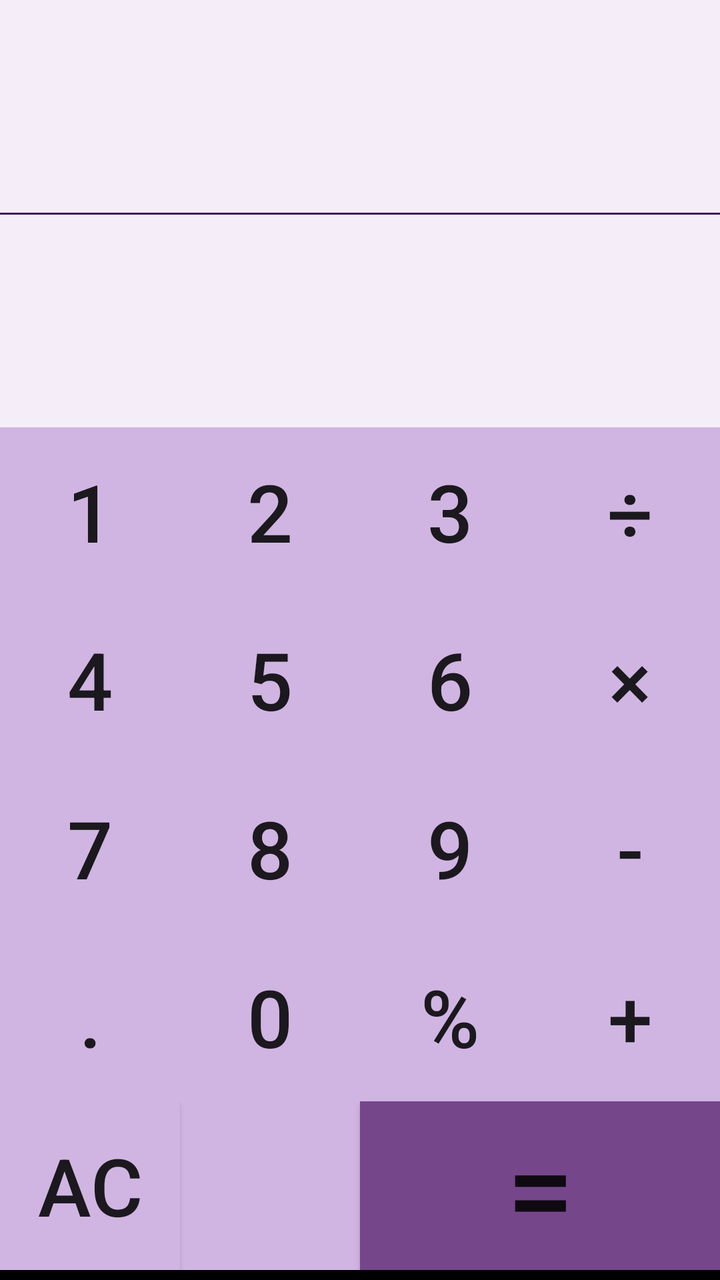
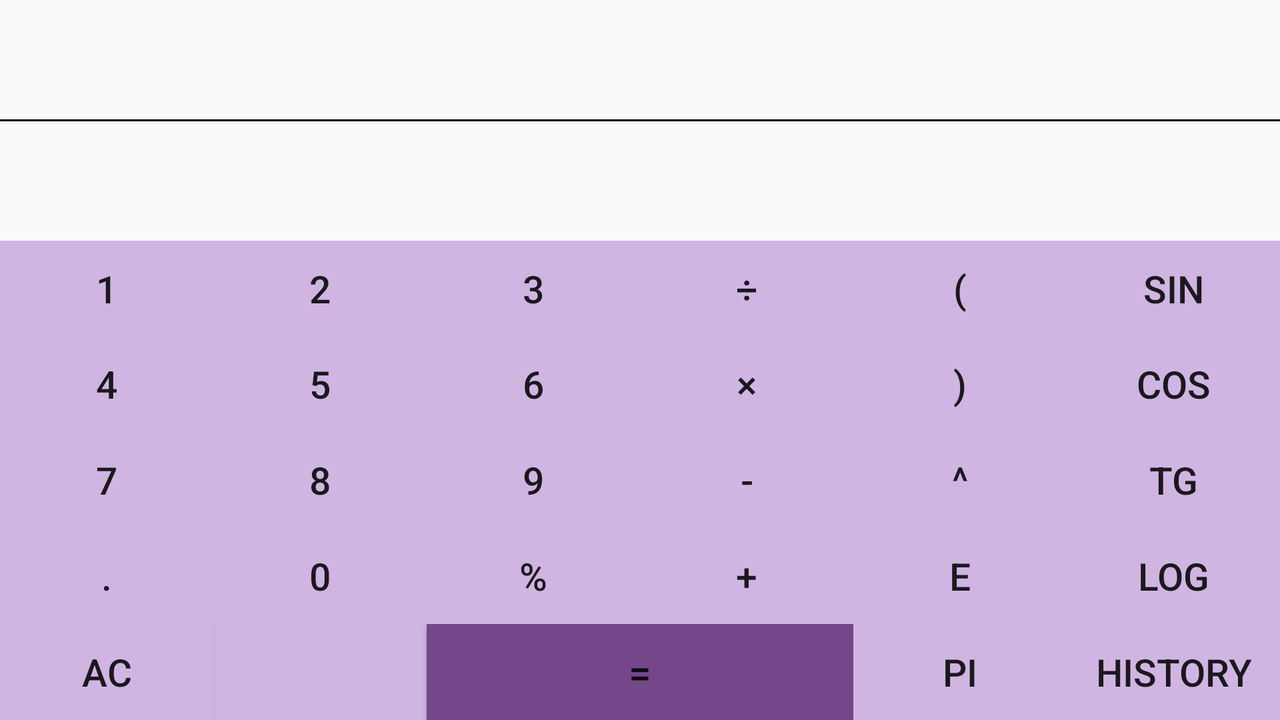

The same Android screen from two of the app's own layout files: first res/layout/ as a phone draws it, then the repository's variant for another configuration, drawn on a device whose configuration selects that folder. Both files follow.
<!-- AndroidManifest.xml: application theme AppTheme -->
<!-- res/layout/activity_main.xml -->
<?xml version="1.0" encoding="utf-8"?>
<LinearLayout
    android:layout_height="match_parent"
    android:layout_width="match_parent"
    android:orientation="vertical"
    android:background="@color/color4"
    xmlns:android="http://schemas.android.com/apk/res/android"

    >


    <LinearLayout
        android:layout_width="match_parent"
        android:layout_height="0dp"
        android:layout_weight="1">
        <TextView
            android:id="@+id/recentActions"
            android:layout_width="match_parent"
            android:layout_height="match_parent"
            android:gravity="start|center"
            android:textSize="40sp"
            android:scrollHorizontally="true"
            android:clickable="true"
            android:focusable="true"
            android:onClick="pushPrevious">

        </TextView>

    </LinearLayout>
    <TextView
        android:layout_width="match_parent"
        android:layout_height="1dp"
        android:background="@color/color1">
    </TextView>

    <LinearLayout
        android:layout_width="match_parent"
        android:layout_height="0dp"
        android:layout_weight="1"
        android:fadingEdge="horizontal"
        >

        <HorizontalScrollView
            android:layout_width="match_parent"
            android:layout_height="match_parent">

            <TextView
                android:id="@+id/answer"
                android:layout_width="match_parent"
                android:layout_height="match_parent"
                android:gravity="left|center"
                android:textSize="50sp"></TextView>
        </HorizontalScrollView>


    </LinearLayout>


    <LinearLayout
        android:layout_width="match_parent"
        android:layout_height="0dp"
        android:layout_weight="4"
        android:orientation="vertical"
        android:background="@color/colorBlack"
        >

        <LinearLayout style="@style/LinearLayoutButtons">

            <Button
                android:id="@+id/button1"
                style="@style/NumbersTheme"
                android:text="@string/one" />

            <Button
                android:id="@+id/button2"
                style="@style/NumbersTheme"
                android:text="@string/two" />

            <Button
                android:id="@+id/button3"
                style="@style/NumbersTheme"
                android:text="@string/three" />

            <Button
                android:id="@+id/buttonDev"
                style="@style/NumbersTheme"
                android:text="@string/dev" />
        </LinearLayout>
        <LinearLayout
            style="@style/LinearLayoutButtons">

            <Button
                android:id="@+id/button4"
                style="@style/NumbersTheme"
                android:text="@string/four" />

            <Button
                android:id="@+id/button5"
                style="@style/NumbersTheme"
                android:text="@string/five" />

            <Button
                android:id="@+id/button6"
                style="@style/NumbersTheme"
                android:text="@string/six" />

            <Button
                android:id="@+id/buttonMultiplication"
                style="@style/NumbersTheme"
                android:text="@string/mult" />
        </LinearLayout>
        <LinearLayout
            style="@style/LinearLayoutButtons">

            <Button
                android:id="@+id/button7"
                style="@style/NumbersTheme"
                android:text="@string/seven" />

            <Button
                android:id="@+id/button8"
                style="@style/NumbersTheme"
                android:text="@string/eight"  />

            <Button
                android:id="@+id/button9"
                style="@style/NumbersTheme"
                android:text="@string/nine"  />

            <Button
                android:id="@+id/buttonMinus"
                style="@style/NumbersTheme"
                android:text="@string/minus" />
        </LinearLayout>
        <LinearLayout
            style="@style/LinearLayoutButtons">

            <Button
                android:id="@+id/buttonDot"
                style="@style/NumbersTheme"
                android:text="@string/dot" />

            <Button
                android:id="@+id/button0"
                style="@style/NumbersTheme"
                android:text="@string/zero" />

            <Button
                android:id="@+id/buttonProcent"
                style="@style/NumbersTheme"
                android:text="@string/procent" />

            <Button
                android:id="@+id/buttonPlus"
                style="@style/NumbersTheme"
                android:text="@string/plus" />
        </LinearLayout>

        <LinearLayout
            android:layout_width="match_parent"
            android:layout_height="0dp"
            android:layout_weight="20"
            android:orientation="horizontal"
            android:layout_marginBottom="5dp">

            <Button
                android:id="@+id/buttonADel"
                style="@style/NumbersTheme"
                android:text="@string/deleteAll" />

            <ImageButton
                android:id="@+id/buttonDel"
                android:src="@drawable/ic_backspace_black_24dp"
                style="@style/NumbersTheme"
                android:text="@string/delete" />

            <Button
                android:id="@+id/buttonEqual"
                android:layout_height="match_parent"
                android:layout_width="0dp"
                android:layout_weight="2"
                android:background="@color/color6"
                android:textSize="60dp"
                android:text="@string/equal"
                android:onClick="onButtonClick"/>
        </LinearLayout>
    </LinearLayout>
</LinearLayout>
<!-- resources referenced by this layout -->
<resources>
  <color name="color1">#3d1860</color>
  <color name="color4">#f5edf7</color>
  <color name="color6">#75468a</color>
  <color name="colorBlack">#000000</color>
  <string name="delete">C</string>
  <string name="deleteAll">AC</string>
  <string name="dev">÷</string>
  <string name="dot">.</string>
  <string name="eight">8</string>
  <string name="equal">=</string>
  <string name="five">5</string>
  <string name="four">4</string>
  <string name="minus">-</string>
  <string name="mult">×</string>
  <string name="nine">9</string>
  <string name="one">1</string>
  <string name="plus">+</string>
  <string name="procent">%</string>
  <string name="seven">7</string>
  <string name="six">6</string>
  <string name="three">3</string>
  <string name="two">2</string>
  <string name="zero">0</string>
  <style name="LinearLayoutButtons">
          <item name="android:layout_width">match_parent</item>
          <item name="android:layout_height">0dp</item>
          <item name="android:layout_weight">20</item>
          <item name="android:orientation">horizontal</item>
      </style>
  <style name="NumbersTheme" parent="TextAppearance.AppCompat.Button">
          <item name="android:layout_weight">1</item>
          <item name="android:layout_width">0dp</item>
          <item name="android:layout_height">match_parent</item>
          <item name="android:background">@color/color3</item>
          <item name="android:textSize">40dp</item>
          <item name="android:gravity">center</item>
      </style>
  <style name="AppTheme" parent="Theme.AppCompat.Light.DarkActionBar">
          
          <item name="colorPrimary">@color/color1</item>
          <item name="colorPrimaryDark">@color/color2</item>
          <item name="colorAccent">@color/color3</item>
      </style>
  <color name="color3">#D0B5E2</color>
  <color name="color2">#643579</color>
</resources>
<!-- res/layout-land/activity_main.xml (the repository's variant of the layout above) -->
<!-- drawn on the phone turned sideways -->
<?xml version="1.0" encoding="utf-8"?>
<LinearLayout android:layout_height="match_parent"
    android:layout_width="match_parent"
    android:orientation="vertical"
    xmlns:android="http://schemas.android.com/apk/res/android">


    <LinearLayout
        android:layout_width="match_parent"
        android:layout_height="0dp"
        android:layout_weight="1">
        <TextView
            android:id="@+id/recentActions"
            android:layout_width="match_parent"
            android:layout_height="match_parent"
            android:gravity="left|center"
            android:textSize="40sp"
            android:scrollHorizontally="true"
            android:clickable="true"
            android:focusable="true"
            android:onClick="pushPrevious"></TextView>
    </LinearLayout>

    <TextView
        android:layout_width="match_parent"
        android:layout_height="1dp"
        android:background="@color/colorBlack">
    </TextView>


    <LinearLayout
        android:layout_width="match_parent"
        android:layout_height="0dp"
        android:layout_weight="1">
        <HorizontalScrollView
            android:layout_width="match_parent"
            android:layout_height="match_parent">
        <TextView
            android:id="@+id/answer"
            android:layout_width="match_parent"
            android:layout_height="match_parent"
            android:gravity="left|center"
            android:textSize="30sp"
            ></TextView>
        </HorizontalScrollView>
    </LinearLayout>


    <LinearLayout
        android:layout_width="match_parent"
        android:layout_height="0dp"
        android:layout_weight="4"
        android:orientation="vertical"
        android:background="@color/colorBlack"
        >
        <LinearLayout
            style="@style/LinearLayoutButtons">
            <Button
                android:id="@+id/button1"
                style="@style/NumbersLandscapeTheme"
                android:text="@string/one" />

            <Button
                android:id="@+id/button2"
                style="@style/NumbersLandscapeTheme"
                android:text="@string/two"/>

            <Button
                android:id="@+id/button3"
                style="@style/NumbersLandscapeTheme"
                android:text="@string/three" />

            <Button
                android:id="@+id/buttonDev"
                style="@style/NumbersLandscapeTheme"
                android:text="@string/dev" />

            <Button
                android:id="@+id/buttonLClip"
                style="@style/NumbersLandscapeTheme"
                android:text="@string/lclip"  />

            <Button
                android:id="@+id/buttonSin"
                style="@style/NumbersLandscapeTheme"
                android:text="@string/sin"  />

        </LinearLayout>
        <LinearLayout
            style="@style/LinearLayoutButtons">

            <Button
                android:id="@+id/button4"
                style="@style/NumbersLandscapeTheme"
                android:text="@string/four" />

            <Button
                android:id="@+id/button5"
                style="@style/NumbersLandscapeTheme"
                android:text="@string/five" />

            <Button
                android:id="@+id/button6"
                style="@style/NumbersLandscapeTheme"
                android:text="@string/six" />

            <Button
                android:id="@+id/buttonMultiplication"
                style="@style/NumbersLandscapeTheme"
                android:text="@string/mult" />

            <Button
                android:id="@+id/buttonRClip"
                style="@style/NumbersLandscapeTheme"
                android:text="@string/rclip"  />

            <Button
                android:id="@+id/buttonCos"
                style="@style/NumbersLandscapeTheme"
                android:text="@string/cos"  />

        </LinearLayout>
        <LinearLayout
            style="@style/LinearLayoutButtons">

            <Button
                android:id="@+id/button7"
                style="@style/NumbersLandscapeTheme"
                android:text="@string/seven" />

            <Button
                android:id="@+id/button8"
                style="@style/NumbersLandscapeTheme"
                android:text="@string/eight"  />

            <Button
                android:id="@+id/button9"
                style="@style/NumbersLandscapeTheme"
                android:text="@string/nine"  />

            <Button
                android:id="@+id/buttonMinus"
                style="@style/NumbersLandscapeTheme"
                android:text="@string/minus" />

            <Button
                android:id="@+id/buttonPow"
                style="@style/NumbersLandscapeTheme"
                android:text="@string/pow"  />

            <Button
                android:id="@+id/buttonTg"
                style="@style/NumbersLandscapeTheme"
                android:text="@string/tg"  />

        </LinearLayout>
        <LinearLayout
            style="@style/LinearLayoutButtons">

            <Button
                android:id="@+id/buttonDot"
                style="@style/NumbersLandscapeTheme"
                android:text="@string/dot" />

            <Button
                android:id="@+id/button0"
                style="@style/NumbersLandscapeTheme"
                android:text="@string/zero" />

            <Button
                android:id="@+id/buttonProcent"
                style="@style/NumbersLandscapeTheme"
                android:text="@string/procent" />

            <Button
                android:id="@+id/buttonPlus"
                style="@style/NumbersLandscapeTheme"
                android:text="@string/plus" />

            <Button
                android:id="@+id/buttonE"
                style="@style/NumbersLandscapeTheme"
                android:text="@string/e" />

            <Button
                android:id="@+id/buttonLog"
                style="@style/NumbersLandscapeTheme"
                android:text="@string/log"  />

        </LinearLayout>

        <LinearLayout
            android:layout_width="match_parent"
            android:layout_height="0dp"
            android:layout_weight="20"
            android:orientation="horizontal">

            <Button
                android:id="@+id/buttonADel"
                style="@style/NumbersLandscapeTheme"
                android:text="@string/deleteAll" />

            <ImageButton
                android:id="@+id/buttonDel"
                style="@style/NumbersLandscapeTheme"
                android:src="@drawable/ic_backspace_black_24dp"
                android:text="@string/delete" />

            <Button
                android:id="@+id/buttonEqual"
                android:layout_height="match_parent"
                android:layout_width="0dp"
                android:layout_weight="2"
                android:textSize="20dp"
                android:background="@color/color6"
                android:text="@string/equal"
                android:onClick="onButtonClick"/>

            <Button
                android:id="@+id/buttonPi"
                style="@style/NumbersLandscapeTheme"
                android:text="@string/pi"  />

            <Button
                android:id="@+id/buttonHistory"
                style="@style/NumbersLandscapeTheme"
                android:text="@string/history"  />

        </LinearLayout>
    </LinearLayout>
</LinearLayout>
<!-- resources referenced by the variant -->
<!-- as the phone turned sideways resolves them -->
<resources>
  <color name="color6">#75468a</color>
  <color name="colorBlack">#000000</color>
  <string name="cos">cos</string>
  <string name="delete">C</string>
  <string name="deleteAll">AC</string>
  <string name="dev">÷</string>
  <string name="dot">.</string>
  <string name="e">e</string>
  <string name="eight">8</string>
  <string name="equal">=</string>
  <string name="five">5</string>
  <string name="four">4</string>
  <string name="history">History</string>
  <string name="lclip">(</string>
  <string name="log">log</string>
  <string name="minus">-</string>
  <string name="mult">×</string>
  <string name="nine">9</string>
  <string name="one">1</string>
  <string name="pi">pi</string>
  <string name="plus">+</string>
  <string name="pow">^</string>
  <string name="procent">%</string>
  <string name="rclip">)</string>
  <string name="seven">7</string>
  <string name="sin">sin</string>
  <string name="six">6</string>
  <string name="tg">tg</string>
  <string name="three">3</string>
  <string name="two">2</string>
  <string name="zero">0</string>
  <style name="LinearLayoutButtons">
          <item name="android:layout_width">match_parent</item>
          <item name="android:layout_height">0dp</item>
          <item name="android:layout_weight">20</item>
          <item name="android:orientation">horizontal</item>
      </style>
  <style name="NumbersLandscapeTheme" parent="TextAppearance.AppCompat.Button">
          <item name="android:layout_weight">1</item>
          <item name="android:layout_width">0dp</item>
          <item name="android:layout_height">match_parent</item>
          <item name="android:background">@color/color3</item>
          <item name="android:textSize">19dp</item>
          <item name="android:gravity">center</item>
      </style>
  <style name="AppTheme" parent="Theme.AppCompat.Light.DarkActionBar">
          
          <item name="colorPrimary">@color/color1</item>
          <item name="colorPrimaryDark">@color/color2</item>
          <item name="colorAccent">@color/color3</item>
      </style>
  <color name="color3">#D0B5E2</color>
  <color name="color1">#3d1860</color>
  <color name="color2">#643579</color>
</resources>
